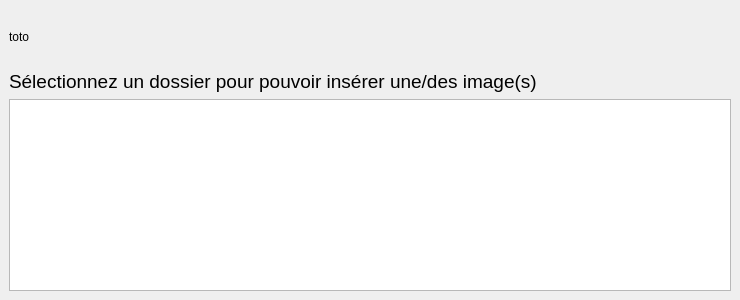
  <widget class="QDockWidget" name="imageWidget">
   <property name="sizePolicy">
    <sizepolicy hsizetype="Preferred" vsizetype="Expanding">
     <horstretch>0</horstretch>
     <verstretch>0</verstretch>
    </sizepolicy>
   </property>
   <property name="minimumSize">
    <size>
     <width>740</width>
     <height>300</height>
    </size>
   </property>
   <property name="maximumSize">
    <size>
     <width>524287</width>
     <height>300</height>
    </size>
   </property>
   <property name="styleSheet">
    <string notr="true"/>
   </property>
   <property name="features">
    <set>QDockWidget::DockWidgetClosable</set>
   </property>
   <property name="allowedAreas">
    <set>Qt::RightDockWidgetArea</set>
   </property>
   <property name="windowTitle">
    <string>Insertion d'images</string>
   </property>
   <attribute name="dockWidgetArea">
    <number>2</number>
   </attribute>
   <widget class="QWidget" name="dockWidgetContents_4">
    <property name="sizePolicy">
     <sizepolicy hsizetype="Expanding" vsizetype="Expanding">
      <horstretch>0</horstretch>
      <verstretch>0</verstretch>
     </sizepolicy>
    </property>
    <layout class="QVBoxLayout" name="verticalLayout">
     <item>
      <widget class="QLabel" name="tutoLabel">
       <property name="sizePolicy">
        <sizepolicy hsizetype="Expanding" vsizetype="Expanding">
         <horstretch>0</horstretch>
         <verstretch>0</verstretch>
        </sizepolicy>
       </property>
       <property name="text">
        <string>toto</string>
       </property>
      </widget>
     </item>
     <item>
      <widget class="QLabel" name="tutoLabel2">
       <property name="font">
        <font>
         <pointsize>14</pointsize>
        </font>
       </property>
       <property name="text">
        <string>Sélectionnez un dossier pour pouvoir insérer une/des image(s)</string>
       </property>
      </widget>
     </item>
     <item>
      <widget class="QListWidget" name="ImagelistView">
       <property name="sizePolicy">
        <sizepolicy hsizetype="Expanding" vsizetype="Expanding">
         <horstretch>0</horstretch>
         <verstretch>0</verstretch>
        </sizepolicy>
       </property>
       <property name="resizeMode">
        <enum>QListView::Adjust</enum>
       </property>
      </widget>
     </item>
    </layout>
   </widget>
  </widget>
